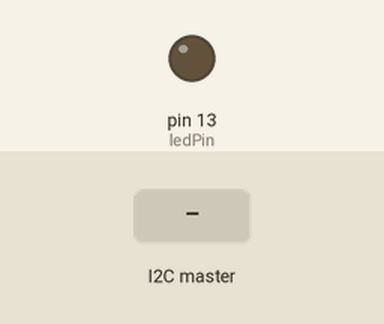
Recording of a sketch running on a simulated Arduino Uno, built with avr-gcc and run on an emulated ATmega328P. On the bench: output pins drawn as LEDs (lit = HIGH). Inputs (shaded band) come from the test bench.

Above: at 1.2 s.
1.3 s: the I2C master sends the byte 1
At 2.5 s:
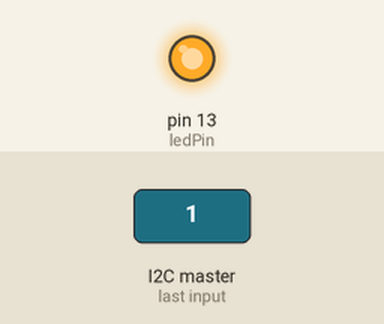
2.8 s: the I2C master sends the byte 0
At 3.9 s:
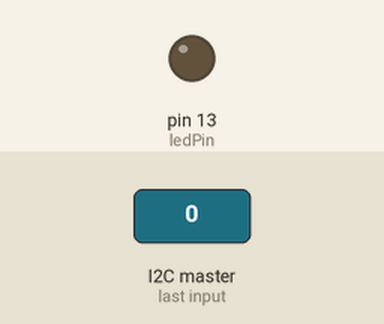
4.3 s: the I2C master sends the byte 2
At 5.0 s:
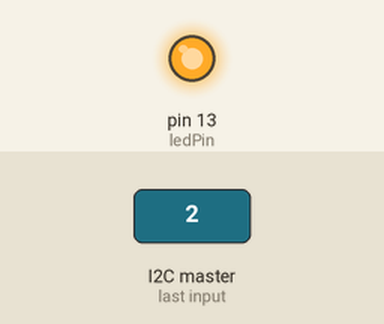
Timing chart, 0 to 7.3 s (numbered marks = the images above; inputs shaded):
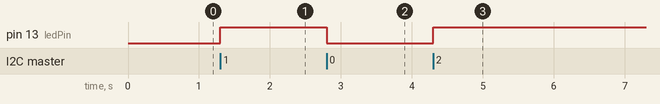

The sketch:

arduino_i2c_slave.ino
```cpp
#include <Wire.h>

const uint32_t ledPin = 13;

void setup() {
  // put your setup code here, to run once:
  Wire.begin(0x8);

  Wire.onReceive(receiveEvent);

  pinMode(ledPin, OUTPUT);
  digitalWrite(ledPin, LOW);
}


void receiveEvent(int32_t howMany){
  while (Wire.available()){
    char c = Wire.read();
    digitalWrite(ledPin, c);
  }
}

void loop() {
  // put your main code here, to run repeatedly:
  delay(100);
}
```

Measured:
- after the input at 1.3 s, pin 13 (ledPin): LOW → HIGH at once
- after the input at 2.8 s, pin 13 (ledPin): HIGH → LOW at once
- after the input at 4.3 s, pin 13 (ledPin): LOW → HIGH at once
